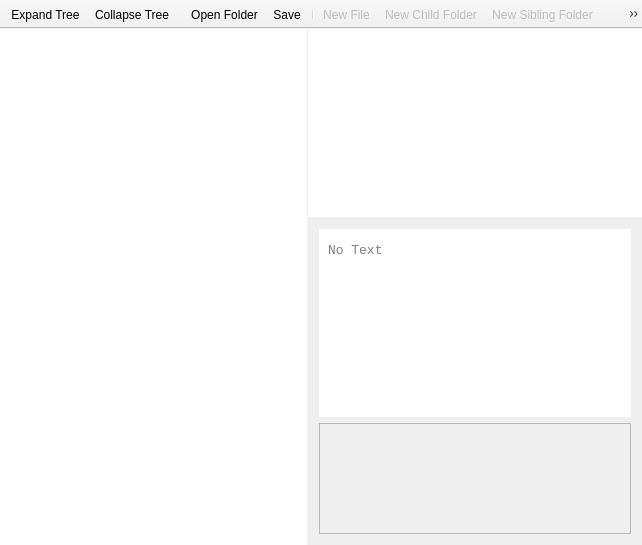
<?xml version="1.0" encoding="UTF-8"?>
<ui version="4.0">
 <class>MainWindow</class>
 <widget class="QMainWindow" name="MainWindow">
  <property name="geometry">
   <rect>
    <x>0</x>
    <y>0</y>
    <width>642</width>
    <height>545</height>
   </rect>
  </property>
  <property name="acceptDrops">
   <bool>true</bool>
  </property>
  <property name="windowTitle">
   <string>Memory</string>
  </property>
  <widget class="QWidget" name="centralWidget">
   <property name="styleSheet">
    <string notr="true"/>
   </property>
   <layout class="QVBoxLayout" name="verticalLayout_2">
    <property name="spacing">
     <number>0</number>
    </property>
    <property name="leftMargin">
     <number>0</number>
    </property>
    <property name="topMargin">
     <number>0</number>
    </property>
    <property name="rightMargin">
     <number>0</number>
    </property>
    <property name="bottomMargin">
     <number>0</number>
    </property>
    <item>
     <widget class="QSplitter" name="treeSplitter">
      <property name="frameShape">
       <enum>QFrame::Box</enum>
      </property>
      <property name="lineWidth">
       <number>0</number>
      </property>
      <property name="orientation">
       <enum>Qt::Horizontal</enum>
      </property>
      <property name="handleWidth">
       <number>1</number>
      </property>
      <widget class="QTreeView" name="tree">
       <property name="contextMenuPolicy">
        <enum>Qt::CustomContextMenu</enum>
       </property>
       <property name="acceptDrops">
        <bool>true</bool>
       </property>
       <property name="styleSheet">
        <string notr="true">*{outline: none;}

QTreeView {
	padding-left: 5;
	padding-right: 5;
	padding-top: 10;
	padding-bottom: 10;

	background: white;
	color: black;
	/*background: #444;
	color: white;*/
}

/*
QTreeView::branch:has-children:!has-siblings:closed,
QTreeView::branch:closed:has-children:has-siblings {
	border-image: none;
	image: url(:/closed.png);
}

QTreeView::branch:open:has-children:!has-siblings,
QTreeView::branch:open:has-children:has-siblings {
	border-image: none;
	image: url(:/opened.png);
}

QTreeView::item:selected {
	show-decoration-selected: 1;
	background: #b8b8b8;
	color: black;
	border-radius: 2px;
}
*/</string>
       </property>
       <property name="frameShape">
        <enum>QFrame::NoFrame</enum>
       </property>
       <property name="frameShadow">
        <enum>QFrame::Plain</enum>
       </property>
       <property name="lineWidth">
        <number>1</number>
       </property>
       <property name="dragEnabled">
        <bool>true</bool>
       </property>
       <property name="dragDropMode">
        <enum>QAbstractItemView::DragDrop</enum>
       </property>
       <property name="defaultDropAction">
        <enum>Qt::MoveAction</enum>
       </property>
       <attribute name="headerVisible">
        <bool>false</bool>
       </attribute>
      </widget>
      <widget class="QSplitter" name="contentSplitter">
       <property name="frameShape">
        <enum>QFrame::Box</enum>
       </property>
       <property name="lineWidth">
        <number>0</number>
       </property>
       <property name="orientation">
        <enum>Qt::Vertical</enum>
       </property>
       <property name="handleWidth">
        <number>1</number>
       </property>
       <property name="childrenCollapsible">
        <bool>true</bool>
       </property>
       <widget class="QTableWidget" name="filesList">
        <property name="contextMenuPolicy">
         <enum>Qt::CustomContextMenu</enum>
        </property>
        <property name="styleSheet">
         <string notr="true">*{outline: none;}

QTableWidget {
	padding-left: 5;
	padding-right: 5;
	padding-top: 10;
	padding-bottom: 10;

	background: white;
	color: black;
	/*background: #505050;
	color: white;*/
}

QTableWidget::item:selected {
	background: white;
	color: black;
}</string>
        </property>
        <property name="frameShape">
         <enum>QFrame::NoFrame</enum>
        </property>
        <property name="frameShadow">
         <enum>QFrame::Plain</enum>
        </property>
        <property name="lineWidth">
         <number>0</number>
        </property>
        <property name="editTriggers">
         <set>QAbstractItemView::NoEditTriggers</set>
        </property>
        <property name="tabKeyNavigation">
         <bool>false</bool>
        </property>
        <property name="showDropIndicator" stdset="0">
         <bool>false</bool>
        </property>
        <property name="dragEnabled">
         <bool>true</bool>
        </property>
        <property name="dragDropOverwriteMode">
         <bool>false</bool>
        </property>
        <property name="selectionMode">
         <enum>QAbstractItemView::SingleSelection</enum>
        </property>
        <property name="showGrid">
         <bool>false</bool>
        </property>
        <property name="gridStyle">
         <enum>Qt::NoPen</enum>
        </property>
        <property name="wordWrap">
         <bool>false</bool>
        </property>
        <property name="cornerButtonEnabled">
         <bool>false</bool>
        </property>
        <attribute name="horizontalHeaderVisible">
         <bool>false</bool>
        </attribute>
        <attribute name="horizontalHeaderHighlightSections">
         <bool>false</bool>
        </attribute>
        <attribute name="verticalHeaderVisible">
         <bool>false</bool>
        </attribute>
        <attribute name="verticalHeaderDefaultSectionSize">
         <number>18</number>
        </attribute>
        <attribute name="verticalHeaderHighlightSections">
         <bool>false</bool>
        </attribute>
        <attribute name="verticalHeaderMinimumSectionSize">
         <number>18</number>
        </attribute>
       </widget>
       <widget class="QWidget" name="verticalLayoutWidget">
        <layout class="QVBoxLayout" name="contentLayout">
         <item>
          <widget class="aske::TextEditor" name="textEditor">
           <property name="enabled">
            <bool>false</bool>
           </property>
           <property name="font">
            <font>
             <family>Consolas</family>
             <pointsize>10</pointsize>
            </font>
           </property>
           <property name="styleSheet">
            <string notr="true">QPlainTextEdit {
          padding-left: 5;
          padding-right: 5;
          padding-top: 10;
          padding-bottom: 10;

          background: white;
  }</string>
           </property>
           <property name="frameShape">
            <enum>QFrame::NoFrame</enum>
           </property>
           <property name="frameShadow">
            <enum>QFrame::Plain</enum>
           </property>
           <property name="placeholderText">
            <string>No Text</string>
           </property>
          </widget>
         </item>
         <item>
          <widget class="aske::MediaWidget" name="mediaWidget">
           <property name="widgetResizable">
            <bool>true</bool>
           </property>
          </widget>
         </item>
        </layout>
       </widget>
      </widget>
     </widget>
    </item>
   </layout>
  </widget>
  <widget class="QMenuBar" name="menuBar">
   <property name="geometry">
    <rect>
     <x>0</x>
     <y>0</y>
     <width>642</width>
     <height>21</height>
    </rect>
   </property>
  </widget>
  <widget class="QToolBar" name="toolBar_1">
   <property name="windowTitle">
    <string>toolBar_1</string>
   </property>
   <property name="movable">
    <bool>false</bool>
   </property>
   <attribute name="toolBarArea">
    <enum>TopToolBarArea</enum>
   </attribute>
   <attribute name="toolBarBreak">
    <bool>false</bool>
   </attribute>
   <addaction name="actionExpand_Tree"/>
   <addaction name="actionCollapse_Tree"/>
  </widget>
  <widget class="QToolBar" name="toolBar_2">
   <property name="enabled">
    <bool>true</bool>
   </property>
   <property name="windowTitle">
    <string>toolBar_2</string>
   </property>
   <property name="movable">
    <bool>false</bool>
   </property>
   <attribute name="toolBarArea">
    <enum>TopToolBarArea</enum>
   </attribute>
   <attribute name="toolBarBreak">
    <bool>false</bool>
   </attribute>
   <addaction name="actionOpen_Folder"/>
   <addaction name="actionSave"/>
   <addaction name="separator"/>
   <addaction name="actionNew_File"/>
   <addaction name="actionNew_Child_Folder"/>
   <addaction name="actionNew_Sibling_Folder"/>
   <addaction name="actionDelete_File"/>
   <addaction name="actionDelete_Folder"/>
   <addaction name="separator"/>
   <addaction name="actionPrint"/>
  </widget>
  <action name="actionNew_File">
   <property name="enabled">
    <bool>false</bool>
   </property>
   <property name="icon">
    <iconset resource="resources/resources.qrc">
     <normaloff>:/new_file.png</normaloff>:/new_file.png</iconset>
   </property>
   <property name="text">
    <string>New File...</string>
   </property>
   <property name="shortcut">
    <string>Ctrl+N</string>
   </property>
  </action>
  <action name="actionNew_Sibling_Folder">
   <property name="enabled">
    <bool>false</bool>
   </property>
   <property name="icon">
    <iconset resource="resources/resources.qrc">
     <normaloff>:/new_sibling_dir.png</normaloff>:/new_sibling_dir.png</iconset>
   </property>
   <property name="text">
    <string>New Sibling Folder...</string>
   </property>
   <property name="toolTip">
    <string>New Sibling Folder</string>
   </property>
   <property name="shortcut">
    <string>Ctrl+D</string>
   </property>
  </action>
  <action name="actionDelete_File">
   <property name="enabled">
    <bool>false</bool>
   </property>
   <property name="icon">
    <iconset resource="resources/resources.qrc">
     <normaloff>:/remove_file.png</normaloff>:/remove_file.png</iconset>
   </property>
   <property name="text">
    <string>Delete File</string>
   </property>
  </action>
  <action name="actionDelete_Folder">
   <property name="enabled">
    <bool>false</bool>
   </property>
   <property name="icon">
    <iconset resource="resources/resources.qrc">
     <normaloff>:/remove_dir.png</normaloff>:/remove_dir.png</iconset>
   </property>
   <property name="text">
    <string>Delete Folder</string>
   </property>
  </action>
  <action name="actionNew_Child_Folder">
   <property name="enabled">
    <bool>false</bool>
   </property>
   <property name="icon">
    <iconset resource="resources/resources.qrc">
     <normaloff>:/new_child_dir.png</normaloff>:/new_child_dir.png</iconset>
   </property>
   <property name="text">
    <string>New Child Folder...</string>
   </property>
   <property name="toolTip">
    <string>New Child Folder</string>
   </property>
  </action>
  <action name="actionOpen_Folder">
   <property name="icon">
    <iconset resource="resources/resources.qrc">
     <normaloff>:/open_dir.png</normaloff>:/open_dir.png</iconset>
   </property>
   <property name="text">
    <string>Open Folder...</string>
   </property>
   <property name="shortcut">
    <string>Ctrl+O</string>
   </property>
  </action>
  <action name="actionRename_File">
   <property name="enabled">
    <bool>false</bool>
   </property>
   <property name="text">
    <string>Rename...</string>
   </property>
   <property name="toolTip">
    <string>Rename File</string>
   </property>
  </action>
  <action name="actionRename_Folder">
   <property name="text">
    <string>Rename...</string>
   </property>
   <property name="toolTip">
    <string>Rename Folder</string>
   </property>
  </action>
  <action name="actionExpand_Tree">
   <property name="enabled">
    <bool>true</bool>
   </property>
   <property name="icon">
    <iconset resource="resources/resources.qrc">
     <normaloff>:/expand_tree.png</normaloff>:/expand_tree.png</iconset>
   </property>
   <property name="text">
    <string>Expand Tree</string>
   </property>
   <property name="toolTip">
    <string>Expand Tree</string>
   </property>
  </action>
  <action name="actionCollapse_Tree">
   <property name="enabled">
    <bool>true</bool>
   </property>
   <property name="icon">
    <iconset resource="resources/resources.qrc">
     <normaloff>:/collapse_tree.png</normaloff>:/collapse_tree.png</iconset>
   </property>
   <property name="text">
    <string>Collapse Tree</string>
   </property>
   <property name="toolTip">
    <string>Collapse Tree</string>
   </property>
  </action>
  <action name="actionPrint">
   <property name="icon">
    <iconset resource="resources/resources.qrc">
     <normaloff>:/print_file.png</normaloff>:/print_file.png</iconset>
   </property>
   <property name="text">
    <string>Print</string>
   </property>
   <property name="shortcut">
    <string>Ctrl+P</string>
   </property>
  </action>
  <action name="actionSave">
   <property name="icon">
    <iconset resource="resources/resources.qrc">
     <normaloff>:/save_file.png</normaloff>:/save_file.png</iconset>
   </property>
   <property name="text">
    <string>Save</string>
   </property>
   <property name="toolTip">
    <string>Save</string>
   </property>
   <property name="shortcut">
    <string>Ctrl+S</string>
   </property>
  </action>
 </widget>
 <layoutdefault spacing="6" margin="11"/>
 <customwidgets>
  <customwidget>
   <class>aske::TextEditor</class>
   <extends>QPlainTextEdit</extends>
   <header location="global">widgets/texteditor/texteditor.h</header>
  </customwidget>
  <customwidget>
   <class>aske::MediaWidget</class>
   <extends>QScrollArea</extends>
   <header location="global">widgets/mediawidget/mediawidget.h</header>
   <container>1</container>
  </customwidget>
 </customwidgets>
 <resources>
  <include location="resources/resources.qrc"/>
 </resources>
 <connections/>
</ui>
